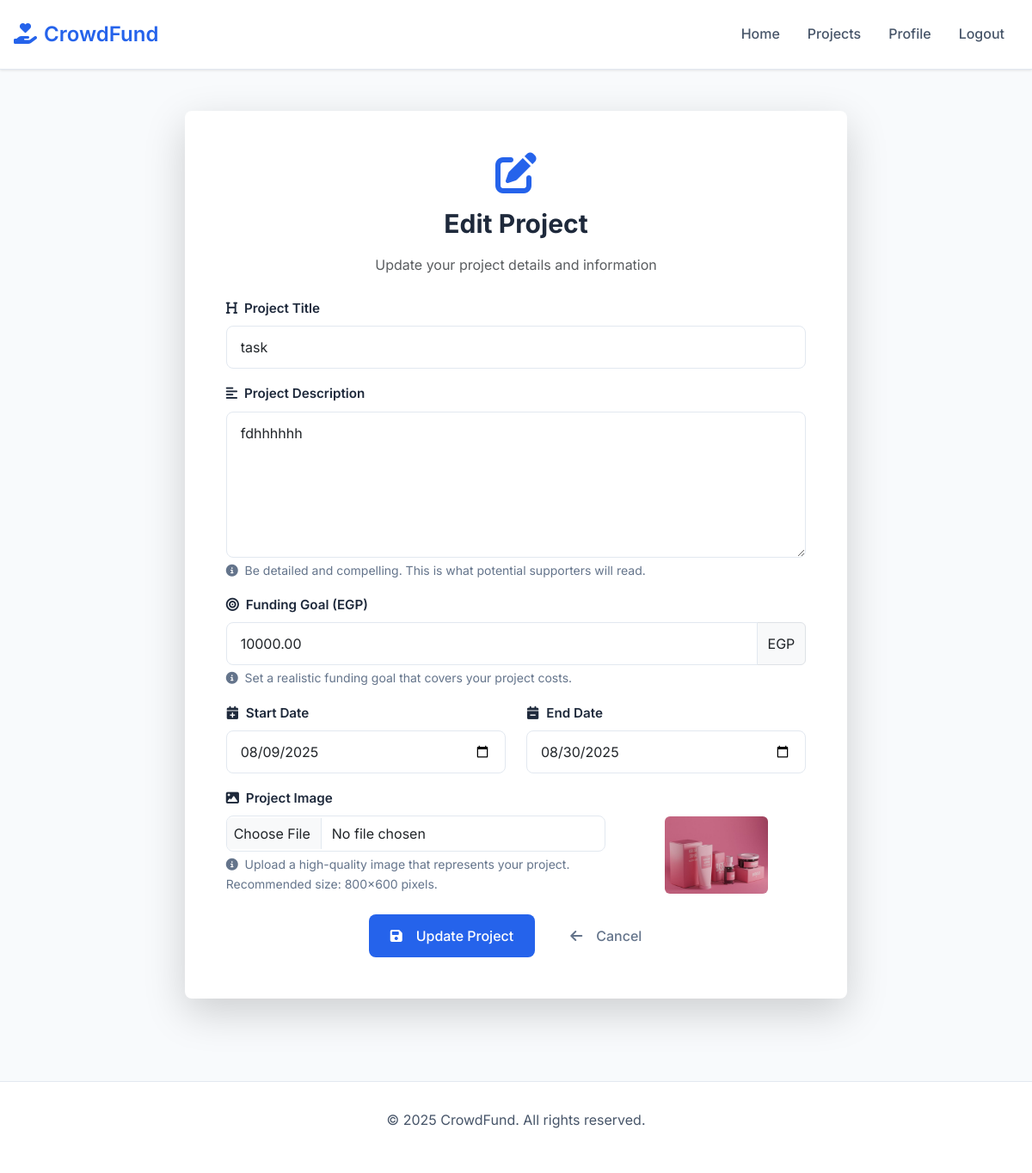
The app's page /edit_project/4/edit/ (signed in) with its own data.
### core/models.py (models this page shows, shortened)
class Project(models.Model):
    owner = models.ForeignKey(User, on_delete=models.CASCADE, related_name='projects')
    title = models.CharField(max_length=200)
    details = models.TextField()
    total_target = models.DecimalField(max_digits=12, decimal_places=2)
    start_time = models.DateTimeField()
    end_time = models.DateTimeField()
    created_at = models.DateTimeField(auto_now_add=True)
    image = models.ImageField(upload_to='project_pictures/')

### core/views.py (the view)
# urls.py: path('edit_project/<int:id>/edit/', views.edit_project, name='edit_project'),
@login_required
def edit_project(request, id):
    project = get_object_or_404(Project, id=id)
    if request.method == 'POST':
        form = ProjectForm(request.POST, request.FILES, instance=project)
        if form.is_valid():
            form.save()
            messages.success(request, 'Project updated successfully')
            return redirect('my_projects')
    else:
        form = ProjectForm(instance=project)
    return render(request, 'core/edit_project.html', {'form': form})

### core/forms.py
class ProjectForm(forms.ModelForm):
    class Meta:
        model = Project
        fields = ['title', 'details', 'total_target', 'start_time', 'end_time', 'image']

### core/templates/core/edit_project.html (shortened to what this page needs)
{% extends 'base.html' %}
{% block content %}
<div class="container py-5">
    <div class="row justify-content-center">
        <div class="col-lg-8">
            <div class="card shadow-lg border-0">
                <div class="card-body p-5">
                    <div class="text-center mb-4">
                        <i class="fas fa-edit fa-3x text-primary mb-3"></i>
                        <h2 class="card-title fw-bold">Edit Project</h2>
                        <p class="text-muted">Update your project details and information</p>
                    </div>
                    <form method="post" enctype="multipart/form-data">
                        <div class="mb-3">
                            <label for="{{ form.title.id_for_label }}" class="form-label fw-semibold">
                                <i class="fas fa-heading me-2"></i>Project Title
                            </label>
                            <input type="text"
                                   class="form-control {% if form.title.errors %}is-invalid{% endif %}"
                                   id="{{ form.title.id_for_label }}"
                                   name="{{ form.title.name }}"
                                   value="{{ form.title.value|default:'' }}"
                                   placeholder="Enter a compelling project title"
                                   required>
                        </div>
                        <div class="mb-3">
                            <label for="{{ form.details.id_for_label }}" class="form-label fw-semibold">
                                <i class="fas fa-align-left me-2"></i>Project Description
                            </label>
                            <textarea class="form-control {% if form.details.errors %}is-invalid{% endif %}"
                                      id="{{ form.details.id_for_label }}"
                                      name="{{ form.details.name }}"
                                      rows="6"
                                      placeholder="Describe your project in detail. What problem does it solve? What makes it unique?"
                                      required>{{ form.details.value|default:'' }}</textarea>
                            <div class="form-text">
                                <i class="fas fa-info-circle me-1"></i>
                                Be detailed and compelling. This is what potential supporters will read.
                            </div>
                        </div>
                        <div class="mb-3">
                            <label for="{{ form.total_target.id_for_label }}" class="form-label fw-semibold">
                                <i class="fas fa-bullseye me-2"></i>Funding Goal (EGP)
                            </label>
                            <div class="input-group">
                                <input type="number"
                                       class="form-control {% if form.total_target.errors %}is-invalid{% endif %}"
                                       id="{{ form.total_target.id_for_label }}"
                                       name="{{ form.total_target.name }}"
                                       value="{{ form.total_target.value|default:'' }}"
                                       placeholder="Enter your funding goal"
                                       min="1"
                                       step="0.01"
                                       required>
                                <span class="input-group-text">EGP</span>
                            </div>
                            <div class="form-text">
                                <i class="fas fa-info-circle me-1"></i>
                                Set a realistic funding goal that covers your project costs.
                            </div>
                        </div>
                        <div class="row">
                            <div class="col-md-6 mb-3">
                                <label for="{{ form.start_time.id_for_label }}" class="form-label fw-semibold">
                                    <i class="fas fa-calendar-plus me-2"></i>Start Date
                                </label>
                                <input type="date"
                                       class="form-control {% if form.start_time.errors %}is-invalid{% endif %}"
                                       id="{{ form.start_time.id_for_label }}"
                                       name="{{ form.start_time.name }}"
                                       value="{{ form.start_time.value|date:'Y-m-d'|default:'' }}"
                                       required>
                            </div>
                            <div class="col-md-6 mb-3">
                                <label for="{{ form.end_time.id_for_label }}" class="form-label fw-semibold">
                                    <i class="fas fa-calendar-minus me-2"></i>End Date
                                </label>
                                <input type="date"
                                       class="form-control {% if form.end_time.errors %}is-invalid{% endif %}"
                                       id="{{ form.end_time.id_for_label }}"
                                       name="{{ form.end_time.name }}"
                                       value="{{ form.end_time.value|date:'Y-m-d'|default:'' }}"
                                       required>
                            </div>
                        </div>
                        <div class="mb-4">
                            <label for="{{ form.image.id_for_label }}" class="form-label fw-semibold">
                                <i class="fas fa-image me-2"></i>Project Image
                            </label>
                            <div class="row align-items-center">
                                <div class="col-md-8">
                                    <input type="file"
                                           class="form-control {% if form.image.errors %}is-invalid{% endif %}"
                                           id="{{ form.image.id_for_label }}"
                                           name="{{ form.image.name }}"
                                           accept="image/*">
                                    <div class="form-text">
                                        <i class="fas fa-info-circle me-1"></i>
                                        Upload a high-quality image that represents your project. Recommended size: 800x600 pixels.
                                    </div>
                                </div>
                                <div class="col-md-4 text-center">
                                    {% if form.instance.image %}
                                        <img src="{{ form.instance.image.url }}"
                                             class="rounded"
                                             style="width: 120px; height: 90px; object-fit: cover;"
                                             alt="Current Project Image">
                                    {% else %}
                                        <div class="rounded bg-light d-flex align-items-center justify-content-center mx-auto"
                                             style="width: 120px; height: 90px;">
                                            <i class="fas fa-image fa-2x text-muted"></i>
                                        </div>
                                    {% endif %}
                                </div>
                            </div>
                        </div>
                        <div class="d-flex flex-column flex-sm-row gap-3 justify-content-center">
                            <button type="submit" class="btn btn-primary btn-lg">
                                <i class="fas fa-save me-2"></i>Update Project
                            </button>
                            <a href="{% url 'project_detail' form.instance.id %}" class="btn btn-outline-secondary btn-lg">
                                <i class="fas fa-arrow-left me-2"></i>Cancel
                            </a>
                        </div>
  </form>
                </div>
            </div>
        </div>
    </div>
</div>
{% endblock %}

### static/css/style.css (style rules this page uses)
:root { --primary-color: #2563eb; --primary-hover: #1d4ed8; --secondary-color: #64748b; --success-color: #059669; --warning-color: #d97706; --danger-color: #dc2626; --light-bg: #f8fafc; --white: #ffffff; --text-primary: #1e293b; --text-secondary: #475569; --text-muted: #64748b; --border-color: #e2e8f0; --shadow: 0 1px 3px 0 rgba(0, 0, 0, 0.1); --shadow-lg: 0 10px 15px -3px rgba(0, 0, 0, 0.1); --border-radius: 0.5rem; --transition: all 0.2s ease; }
* { margin: 0; padding: 0; box-sizing: border-box; }
body { font-family: 'Inter', -apple-system, BlinkMacSystemFont, 'Segoe UI', sans-serif; line-height: 1.6; color: var(--text-primary); background-color: var(--light-bg); font-weight: 400; }
h1, h2, h3, h4, h5, h6 { font-weight: 600; line-height: 1.3; margin-bottom: 1rem; color: var(--text-primary); }
h2 { font-size: 1.875rem; }
p { margin-bottom: 1rem; color: var(--text-secondary); }
.btn, button.btn, input[type="submit"].btn, input[type="button"].btn, a.btn { font-weight: 500 !important; border-radius: var(--border-radius) !important; padding: 0.75rem 1.5rem !important; transition: var(--transition) !important; border: none !important; text-decoration: none !important; display: inline-flex !important; align-items: center !important; justify-content: center !important; gap: 0.5rem !important; cursor: pointer !important; font-size: 1rem !important; line-height: 1.5 !important; position: relative !important; overflow: hidden !important; }
.btn[class*="btn-"] { border: 1px solid transparent !important; }
.btn-primary, .btn-primary:active, .btn-primary:focus { background-color: var(--primary-color) !important; color: var(--white) !important; border-color: var(--primary-color) !important; }
.btn-outline-secondary, .btn-outline-secondary:active, .btn-outline-secondary:focus { background-color: transparent !important; border: 2px solid var(--secondary-color) !important; color: var(--secondary-color) !important; }
.btn-lg, .btn-lg:active, .btn-lg:focus { padding: 1rem 2rem !important; font-size: 1.1rem !important; }
.form-control, .form-select { border: 1px solid var(--border-color); border-radius: var(--border-radius); padding: 0.75rem 1rem; font-size: 1rem; transition: var(--transition); background-color: var(--white); }
.form-label { font-weight: 500; color: var(--text-primary); margin-bottom: 0.5rem; font-size: 0.95rem; }
.form-text { color: var(--text-muted); font-size: 0.875rem; margin-top: 0.25rem; }
.card { border: 1px solid var(--border-color); border-radius: var(--border-radius); box-shadow: var(--shadow); transition: var(--transition); background: var(--white); overflow: hidden; }
.card-body { padding: 1.5rem; }
.card-title { color: var(--text-primary); font-weight: 600; margin-bottom: 1rem; }
.container { max-width: 1200px; margin: 0 auto; padding: 0 1rem; }
.mb-4 { margin-bottom: 1.5rem; }
.text-center { text-align: center; }
.text-primary { color: var(--primary-color) !important; }
.form-control[type="file"] { padding: 0.5rem; line-height: 1.5; }
textarea.form-control { min-height: 120px; resize: vertical; }

### records on screen
Project: title "task", details "fdhhhhhh", total_target "10000.00", instance.image (picture)
